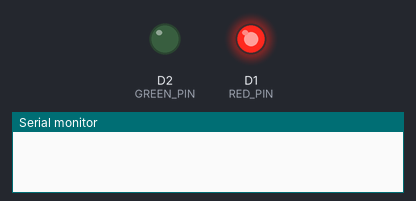
Simulated run of this program. Board: ESP8266 (NodeMCU). On the bench: output pins drawn as LEDs (lit = HIGH), the last lines printed to the serial monitor. WiFi joins after 1.5 s; servers stay silent unless stated.

Above: at 0.1 s.
At 0.5 s:
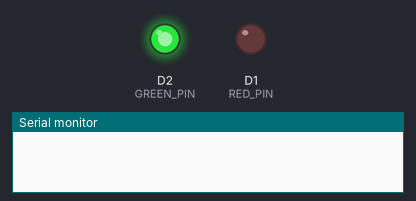
At 0.9 s:
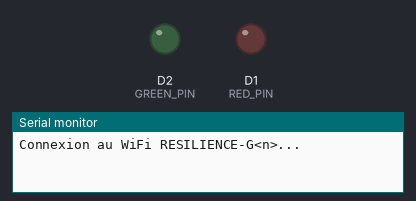
Timing chart, 0 to 2.4 s (numbered marks = the images above):
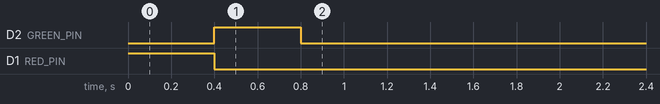

The program:

main.cpp
```cpp
// Témoin LED du back-office (consigne additionnelle 1).
//
// L'ESP8266 se connecte au point d'accès du groupe et demande toutes les 300 ms
// l'état de sa LED au service auth (GET /auth/led, à travers le WAF). Il ne décide
// rien, il affiche. Réponse : « <mode> <numéro d'événement> », avec pour modes :
//   off          éteinte (par défaut)
//   green_blink  visage reconnu, en attente du mot de passe
//   green        mot de passe validé (30 s)
//   red_blink    mot de passe faux : exactement 10 clignotements
//   red          visage non reconnu (30 s)
#include <Arduino.h>
#include <ESP8266HTTPClient.h>
#include <ESP8266WiFi.h>

#include "secrets.h"  // WIFI_SSID, WIFI_PASSWORD, LED_URL : copier secrets.example.h

const int RED_PIN = D1;    // GPIO5
const int GREEN_PIN = D2;  // GPIO4
// Cathode commune (patte commune sur G) : false. Anode commune (patte commune sur 3V) : true,
// une couleur s'allume alors quand sa broche est à 0 V.
const bool COMMON_ANODE = false;
const unsigned long POLL_MS = 300;

String mode = "off";
long eventId = -1;
unsigned long redBlinkStart = 0;
unsigned long lastPoll = 0;
bool announced = false;

void setLed(bool red, bool green) {
  digitalWrite(RED_PIN, COMMON_ANODE ? !red : red);
  digitalWrite(GREEN_PIN, COMMON_ANODE ? !green : green);
}

// Demande l'état de la LED au serveur et met à jour `mode`.
void poll() {
  if (WiFi.status() != WL_CONNECTED) {
    mode = "off";
    return;
  }
  if (!announced) {
    Serial.printf("WiFi connecte, IP %s\n", WiFi.localIP().toString().c_str());
    announced = true;
  }
  WiFiClient client;
  HTTPClient http;
  http.setTimeout(1000);
  http.begin(client, LED_URL);
  int code = http.GET();
  if (code == 200) {
    String body = http.getString();  // ex. "red_blink 12"
    int space = body.indexOf(' ');
    String newMode = body.substring(0, space);
    long newId = body.substring(space + 1).toInt();
    if (newMode == "red_blink" && newId != eventId) {
      redBlinkStart = millis();  // nouvel échec : les 10 clignotements repartent de zéro
    }
    mode = newMode;
    eventId = newId;
  } else {
    Serial.printf("GET %s : erreur %d\n", LED_URL, code);
    mode = "off";  // serveur injoignable : LED éteinte plutôt qu'un état périmé
  }
  http.end();
}

// Allume la LED selon `mode`. Les clignotements suivent l'horloge, sans bloquer la boucle.
void render() {
  unsigned long now = millis();
  if (mode == "green") {
    setLed(false, true);
  } else if (mode == "red") {
    setLed(true, false);
  } else if (mode == "green_blink") {
    setLed(false, now % 1000 < 500);  // 0,5 s allumée, 0,5 s éteinte
  } else if (mode == "red_blink") {
    unsigned long t = now - redBlinkStart;
    setLed(t < 5000 && t % 500 < 250, false);  // 10 x (0,25 s allumée + 0,25 s éteinte), puis éteinte
  } else {
    setLed(false, false);
  }
}

void setup() {
  Serial.begin(115200);
  pinMode(RED_PIN, OUTPUT);
  pinMode(GREEN_PIN, OUTPUT);
  // Autotest au démarrage : rouge puis vert, pour vérifier le câblage d'un coup d'œil.
  setLed(true, false);
  delay(400);
  setLed(false, true);
  delay(400);
  setLed(false, false);
  WiFi.mode(WIFI_STA);
  WiFi.begin(WIFI_SSID, WIFI_PASSWORD);  // le SDK se reconnecte seul si le WiFi tombe
  Serial.printf("\nConnexion au WiFi %s...\n", WIFI_SSID);
}

void loop() {
  if (millis() - lastPoll >= POLL_MS) {
    lastPoll = millis();
    poll();
  }
  render();
  delay(10);
}
```

secrets.example.h
```cpp
// Copier ce fichier en secrets.h (non versionné, comme le .env) et le remplir.
#pragma once

// Point d'accès du groupe, partagé par le PC Hôte
#define WIFI_SSID "RESILIENCE-G<n>"
#define WIFI_PASSWORD "mot-de-passe-du-point-d-acces"

// État de la LED, servi par auth à travers le WAF du PC Hôte.
// 192.168.137.1 = adresse du PC Hôte sur son point d'accès Windows.
#define LED_URL "http://192.168.137.1:8080/auth/led"
```
